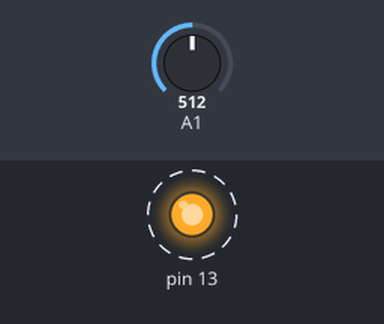
A sketch run on a simulated Arduino Uno, built with avr-gcc and run on an emulated ATmega328P. Parts: output pins drawn as LEDs (lit = HIGH). Dashed ring = blinking. The inputs (shaded band) are chosen by the test bench; at power-on: A1 = 512.

Above: at 1.8 s.
1.9 s: A1 set to 400
At 2.5 s:
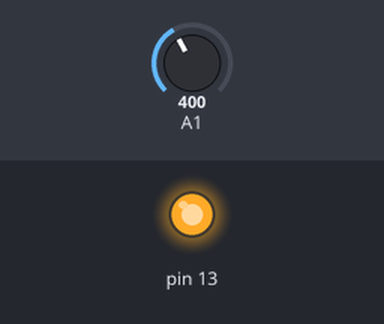
At 3.0 s:
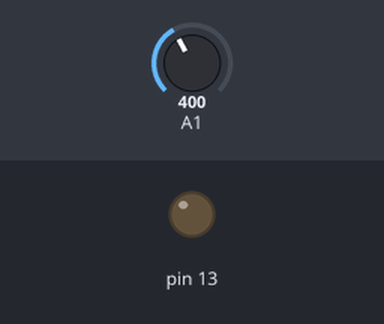
5.4 s: A1 set to 420
Timing chart, 0 to 14.9 s (numbered marks = the images above; inputs shaded):
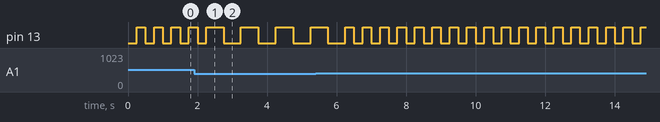

Measured:
- by itself, pin 13: repeats every 0.50 s: HIGH 0.25 s, LOW 0.25 s

The sketch:

313Task1.ino
```cpp
#include <avr/io.h>
#include <avr/interrupt.h>
#include <util/delay.h>
#include <inttypes.h>
#define THRESHOLD 410

volatile uint16_t result_conversion;

int main() {

  cli();

  DDRB |= (1<<DDB5);
  PORTB &= ~(1<<PORTB5);

  ADMUX |= (1<<MUX0);
  ADMUX |= (1<<REFS0);
  ADCSRA |= (1<<ADEN)|(1<<ADIE);
  ADCSRA |= (1<<ADPS2)|(1<<ADPS1)|(1<<ADPS0);

  sei();

  while(1) {

    result_conversion = 0;
    ADCSRA |= (1<<ADSC);

    _delay_ms(250);

    if (result_conversion >= THRESHOLD) {
      PORTB |= (1<<PORTB5);
     _delay_ms(250);
     PORTB &= ~(1<<PORTB5);
     _delay_ms(250);
       PORTB |= (1<<PORTB5);
     _delay_ms(250);
     PORTB &= ~(1<<PORTB5);
    }
    else {
      PORTB |= (1<<PORTB5);
     _delay_ms(500);
     PORTB &= ~(1<<PORTB5);
     _delay_ms(250);
    }

  }

}

ISR(ADC_vect) {
  result_conversion = ADC;
}
```
